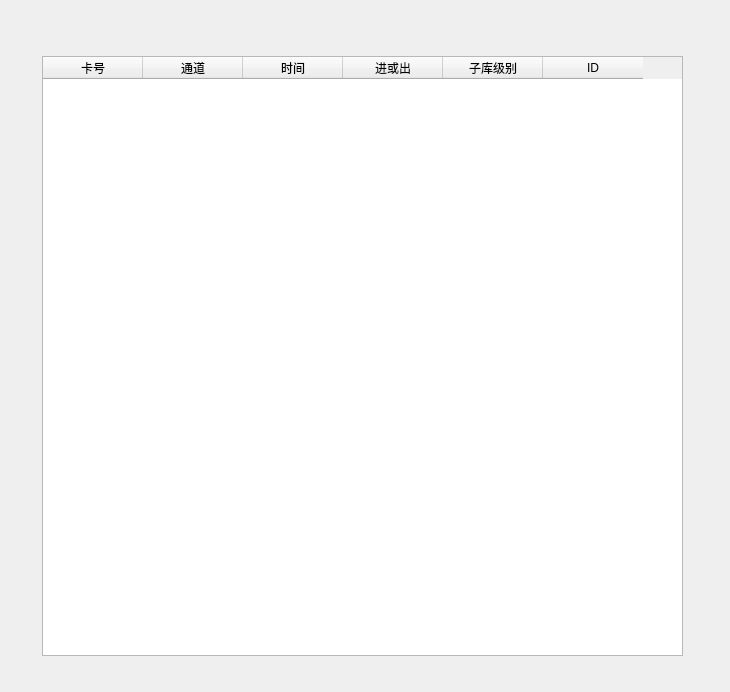
<?xml version="1.0" encoding="UTF-8"?>
<ui version="4.0">
 <class>CDlgGarageInGarage</class>
 <widget class="QDialog" name="CDlgGarageInGarage">
  <property name="geometry">
   <rect>
    <x>0</x>
    <y>0</y>
    <width>730</width>
    <height>692</height>
   </rect>
  </property>
  <property name="windowTitle">
   <string>库中库进出记录</string>
  </property>
  <property name="styleSheet">
   <string notr="true">background-image: url(D:/WinParkUI/debug/Image/NewIcon/CommonMiddleBG-normal.jpg);</string>
  </property>
  <widget class="QLabel" name="lblClose">
   <property name="geometry">
    <rect>
     <x>688</x>
     <y>5</y>
     <width>31</width>
     <height>16</height>
    </rect>
   </property>
   <property name="text">
    <string/>
   </property>
  </widget>
  <widget class="QLabel" name="lblTitle">
   <property name="geometry">
    <rect>
     <x>20</x>
     <y>5</y>
     <width>141</width>
     <height>21</height>
    </rect>
   </property>
   <property name="font">
    <font>
     <family>宋体</family>
     <pointsize>9</pointsize>
     <weight>75</weight>
     <italic>false</italic>
     <bold>true</bold>
    </font>
   </property>
   <property name="styleSheet">
    <string notr="true">background-image:url( );
color: rgb(85, 0, 0);</string>
   </property>
   <property name="text">
    <string/>
   </property>
  </widget>
  <widget class="QTableWidget" name="tabRecord">
   <property name="geometry">
    <rect>
     <x>42</x>
     <y>56</y>
     <width>641</width>
     <height>600</height>
    </rect>
   </property>
   <property name="toolTip">
    <string>单击卡号列显示图像</string>
   </property>
   <property name="styleSheet">
    <string notr="true">background-image: url(none);</string>
   </property>
   <column>
    <property name="text">
     <string>卡号</string>
    </property>
   </column>
   <column>
    <property name="text">
     <string>通道</string>
    </property>
   </column>
   <column>
    <property name="text">
     <string>时间</string>
    </property>
   </column>
   <column>
    <property name="text">
     <string>进或出</string>
    </property>
   </column>
   <column>
    <property name="text">
     <string>子库级别</string>
    </property>
   </column>
   <column>
    <property name="text">
     <string>ID</string>
    </property>
   </column>
  </widget>
 </widget>
 <resources/>
 <connections/>
</ui>
